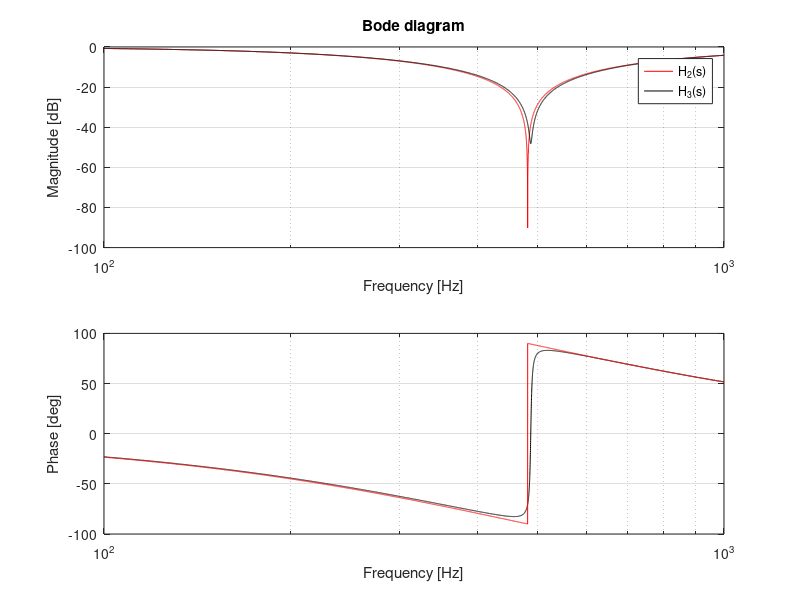

Reproduce this figure in MATLAB.
%% Sallen-Key Notch Filter
close all
clear all
clc

%%
R1 = 3.3e+03;
R2 = 3.2e+03;
R3 = 1.65e+03;
R4 = 1e+02;
R5 = 0; % =0; eliminates the negative voltage divider feedback; Q = 1/2
C1 = 100e-09;
C2 = 100e-09;
C3 = 200e-09; 

%% Fixed Q=1/2; Voltage follower configuration
% A = [-1/R3/C1, 0, -1/R2/C1;
%      0, 0, -1/R2/C2;
%      1/R1/C3, 1/R1/C3, -(1/R1+1/R2)/C3];
% %
% B = [1/R3/C1;
%     0;
%     0];
% %
% C = [-1,-1,0];
% %
% D = 1;   

%% Variable Q; Voltage divider on inverting input
A = [(R5/R4/R2-1/R3)/C1, R5/R4/R2/C1, -1/R2/C1;
     R5/R4/R2/C2, R5/R4/R2/C2, -1/R2/C2;
     (1/R1+R5/R4*(1/R1+1/R2))/C3, (1/R1+R5/R4*(1/R1+1/R2))/C3, -(1/R1+1/R2)/C3];
%
B = [(1/R3-R5/R4/R2)/C1;
    -R5/R4/R2/C2;
    -R5/R4*(1/R1+1/R2)/C3];
%
C = (1+R5/R4)*[-1,-1,0];
%
D = (1+R5/R4);   

%% Frequency response of the third-order filter
f = logspace(2,3,16000);
sys = ss(A,B,C,D);
[mag,ph] = bode(sys,f*2*pi);

%% Ideal second-order filter comparison
R = R1;
C = C1;
H2 = tf([1,0,(1/R/C)^2],[1,2/R/C,(1/R/C)^2]);
[m2,ph2] = bode(H2,f*2*pi);

figure;
subplot(211);
semilogx(f,20*log10(m2(:)),'r');  grid; hold on;
semilogx(f,20*log10(mag(:)),'k');
xlabel('Frequency [Hz]');
ylabel('Magnitude [dB]');
title('Bode diagram');
legend('H_2(s)','H_3(s)','Location','best');

subplot(212);
semilogx(f,ph(:),'k'); grid; hold on;
semilogx(f,(ph2(:)),'r'); 
xlabel('Frequency [Hz]');
ylabel('Phase [deg]');